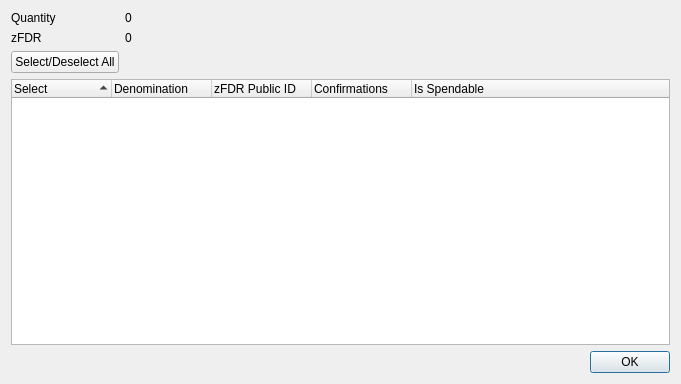
<?xml version="1.0" encoding="UTF-8"?>
<ui version="4.0">
 <class>ZFDReserveControlDialog</class>
 <widget class="QDialog" name="ZFDReserveControlDialog">
  <property name="geometry">
   <rect>
    <x>0</x>
    <y>0</y>
    <width>681</width>
    <height>384</height>
   </rect>
  </property>
  <property name="minimumSize">
   <size>
    <width>681</width>
    <height>384</height>
   </size>
  </property>
  <property name="windowTitle">
   <string>Select zFDR to Spend</string>
  </property>
  <layout class="QGridLayout" name="gridLayout">
   <item row="0" column="0">
    <layout class="QFormLayout" name="formLayout">
     <property name="sizeConstraint">
      <enum>QLayout::SetDefaultConstraint</enum>
     </property>
     <item row="0" column="0">
      <widget class="QLabel" name="labelQuantity">
       <property name="text">
        <string>Quantity</string>
       </property>
      </widget>
     </item>
     <item row="0" column="1">
      <widget class="QLabel" name="labelQuantity_int">
       <property name="text">
        <string>0</string>
       </property>
      </widget>
     </item>
     <item row="1" column="0">
      <widget class="QLabel" name="labelZFDReserve">
       <property name="text">
        <string>zFDR</string>
       </property>
      </widget>
     </item>
     <item row="1" column="1">
      <widget class="QLabel" name="labelZFDReserve_int">
       <property name="text">
        <string>0</string>
       </property>
      </widget>
     </item>
     <item row="2" column="0">
      <widget class="QPushButton" name="pushButtonAll">
       <property name="text">
        <string>Select/Deselect All</string>
       </property>
      </widget>
     </item>
    </layout>
   </item>
   <item row="1" column="0">
    <layout class="QVBoxLayout" name="verticalLayout">
     <item>
      <widget class="QTreeWidget" name="treeWidget">
       <property name="minimumSize">
        <size>
         <width>0</width>
         <height>250</height>
        </size>
       </property>
       <property name="alternatingRowColors">
        <bool>true</bool>
       </property>
       <property name="sortingEnabled">
        <bool>true</bool>
       </property>
       <property name="columnCount">
        <number>5</number>
       </property>
       <attribute name="headerDefaultSectionSize">
        <number>100</number>
       </attribute>
       <column>
        <property name="text">
         <string notr="true">Select</string>
        </property>
       </column>
       <column>
        <property name="text">
         <string notr="true">Denomination</string>
        </property>
       </column>
       <column>
        <property name="text">
         <string notr="true">zFDR Public ID</string>
        </property>
       </column>
       <column>
        <property name="text">
         <string notr="true">Confirmations</string>
        </property>
       </column>
       <column>
        <property name="text">
         <string>Is Spendable</string>
        </property>
       </column>
      </widget>
     </item>
     <item>
      <widget class="QDialogButtonBox" name="buttonBox">
       <property name="orientation">
        <enum>Qt::Horizontal</enum>
       </property>
       <property name="standardButtons">
        <set>QDialogButtonBox::Ok</set>
       </property>
      </widget>
     </item>
    </layout>
   </item>
  </layout>
 </widget>
 <resources/>
 <connections>
  <connection>
   <sender>buttonBox</sender>
   <signal>accepted()</signal>
   <receiver>ZFDReserveControlDialog</receiver>
   <slot>accept()</slot>
   <hints>
    <hint type="sourcelabel">
     <x>248</x>
     <y>254</y>
    </hint>
    <hint type="destinationlabel">
     <x>157</x>
     <y>274</y>
    </hint>
   </hints>
  </connection>
  <connection>
   <sender>buttonBox</sender>
   <signal>rejected()</signal>
   <receiver>ZFDReserveControlDialog</receiver>
   <slot>reject()</slot>
   <hints>
    <hint type="sourcelabel">
     <x>316</x>
     <y>260</y>
    </hint>
    <hint type="destinationlabel">
     <x>286</x>
     <y>274</y>
    </hint>
   </hints>
  </connection>
 </connections>
</ui>
